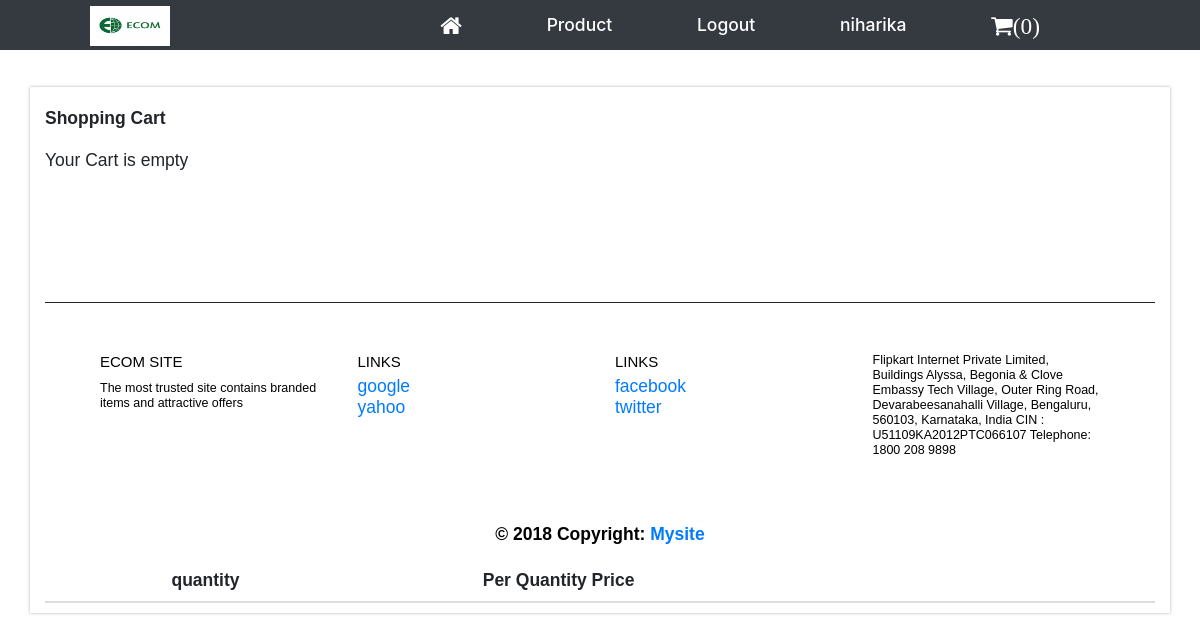
/show_cart/ (signed in), run on an earlier commit of the app's database.
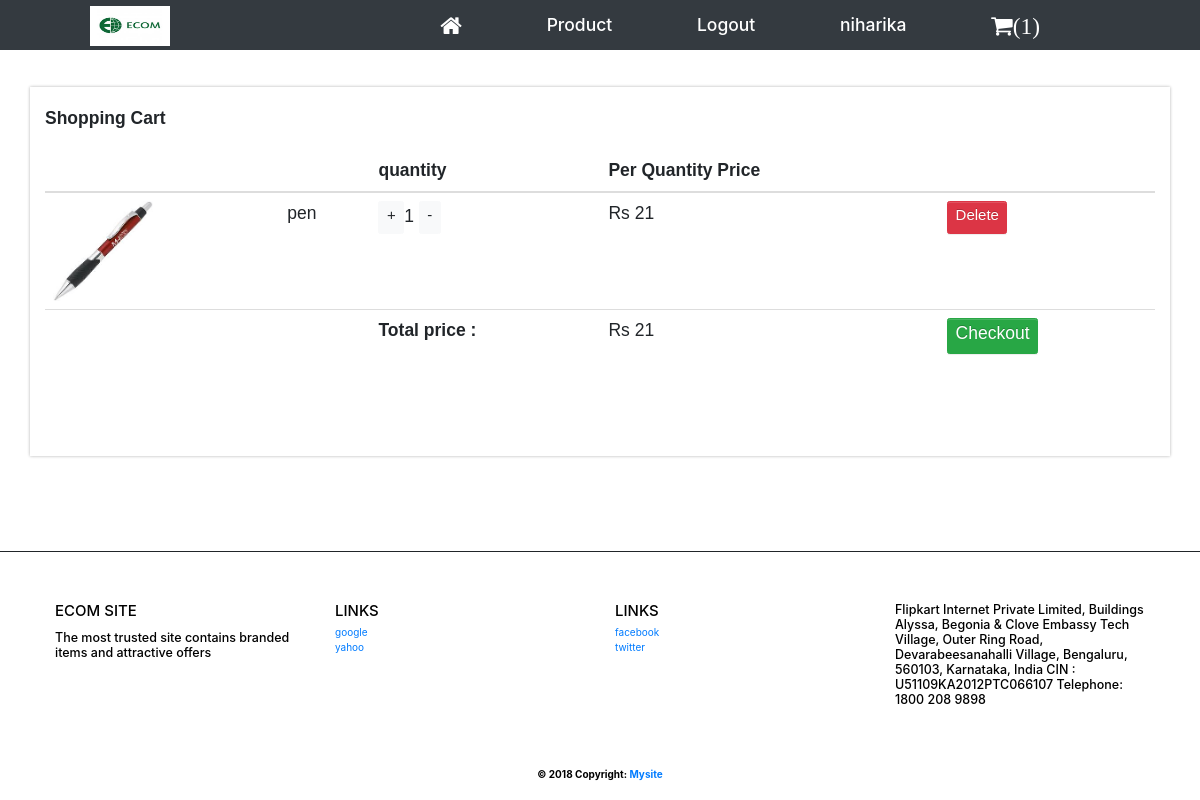
And on a later commit of the database.
### user/models.py (models this page shows, shortened)
class cart(models.Model):
    CHOICES = (('initial', 'int'), ('cod', 'cod'), ('payment_done', 'payment_done'),('delievered', 'delieverd'))
    name = models.ForeignKey(User, on_delete=models.CASCADE)
    item = models.ForeignKey(data, on_delete=models.CASCADE)
    quantity = models.IntegerField(default=1)
    status=models.CharField(max_length=100, choices=CHOICES, default='int')

class data(models.Model):
    vendor_name = models.ForeignKey(User, on_delete=models.CASCADE)
    name = models.CharField(max_length=400)
    price = models.IntegerField()
    img = models.ImageField(upload_to='images/')

### user/views.py (the view)
# urls.py: url(r'^show_cart/$', views.show_cart, name='show_cart'),
@login_required(login_url='user_login')
def show_cart(request, template_name='user/list.html'):
    post = cart.objects.filter(name=request.user,status='int')
    list = {}
    post_count = cart.objects.filter(name=request.user, status='int')
    a = 0
    list['a_count'] = post_count
    for value in list['a_count']:
        a = a + value.quantity
    list['count'] = a
    list['object_list'] = post
    a=0
    for post in list['object_list']:
        a=a+post.item.price*post.quantity
        print(post.id)
    print(a)
    list['total']=a
    return render(request, template_name, list)

### user/templates/user/list.html (shortened to what this page needs)
{% extends "user/product_base.html" %}
 {% block content %}
<div class="container">
    <br><strong>Shopping Cart </strong>
<br><br>
    <table class="table">
          <thead>
      <tr>
        <th></th>
        <th></th>
<th>quantity</th>
        <th>Per Quantity Price</th>
          <th></th>
      </tr>
    </thead>
        <tbody>
         {% if count > 0 %}
        {% for post in object_list %}
        <tr>
            <td ><a href="{% url 'all' post.item.id %}">
                <img src="{{ post.item.img.url }}" style="width:100px; height: 100px;" ></a></td>
            <td >{{post.item.name}}</td>
            <td>
             <a href="{% url 'update_cart' post.id %}" class="btn btn-light"><h4>+</h4></a>{{post.quantity}}
                         <a href="{% url 'decrease_cart' post.id %}" class="btn btn-light"><h4>-</h4></a></td>
                        <td >Rs {{post.item.price}}</td>
            <td><a href="{% url 'delete_cart' post.id %}" class="btn btn-danger"><h4>Delete</h4></a></td>
        </tr>
         {% endfor %}
        <tr>
            <td></td><td><td><strong>Total price :</strong></td>
            <td>Rs {{total}}</td>
            <td><a href="{% url 'order' %}" class="btn btn-success" ><h3>Checkout</h3></a></td></tr>
        </tbody>
</table><br><br><br><br>
{% else %}
    <h3>Your Cart is empty</h3>
{% endif %}
{% endblock %}</div>

### user/templates/user/product_base.html (shortened to what this page needs)
{% load static %}
<!DOCTYPE html>
<html>
  <head>
            <link rel="stylesheet" href="https://maxcdn.bootstrapcdn.com/bootstrap/3.3.4/css/bootstrap.min.css">
<link rel="stylesheet" href="https://maxcdn.bootstrapcdn.com/bootstrap/3.3.4/css/bootstrap-theme.min.css">
    <link rel="stylesheet" href="https://stackpath.bootstrapcdn.com/font-awesome/4.7.0/css/font-awesome.min.css">
</head>
  <body>
    <link rel="stylesheet" href="https://maxcdn.bootstrapcdn.com/bootstrap/3.3.7/css/bootstrap.min.css">
<h3>
      <nav class="navbar-fixed-top bg-dark"  style="width:100%;height:50px ; padding-right:90px;padding-left:90px; Line-height: 50px; ">
        <img src="{% static './user/img/ecom.png' %}" width="80" height="40" >
        <ul>
          <li><a style="text-decoration:none" href="{% url 'index' %}"><i class="fa fa-home fa-lg" aria-hidden="true"></i></a></li>
              <li><a style="text-decoration:none" href="{% url 'show' %}">Product</a></li>
                    {% if user.is_authenticated %}
<li><a style="text-decoration:none" href="{% url 'logout' %}">Logout</a></li>
              <li><a style="text-decoration:none" href="{% url 'list' %}" style="color :black">{{ user.username }}</a></li>
          <li><a style="text-decoration:none" href="{% url 'show_cart' %}"><i class="fa fa-shopping-cart fa-lg " aria-hidden="true">({{count}})</i></a></li>
            {% else %} <li><a style="text-decoration:none" href="{% url 'register' %}">Register</a></li>
           <li><a style="text-decoration:none" href="{% url 'user_login' %}">Login  </a></li>
{% endif %}
    </ul></nav>
   <br><br><br>
<link rel="stylesheet" href="https://maxcdn.bootstrapcdn.com/bootstrap/4.3.1/css/bootstrap.min.css">
 {% block content %}
    {% endblock %}
</h3>
     <br><br><br><br><br><br>
<footer class="page-footer font-small blue pt-4" style="border-top:  1px solid ">
  <div class="nav-link">
  <div class="container-fluid text-center text-md-left">
    <div class="row">
      <div class="col-md-3 mt-md-0 mt-3">
        <h4 class="text-uppercase">ecom site</h4>
        <p><h5>The most trusted site contains branded items and attractive offers</h5></p>
      </div>
      <div class="col-md-3 mb-md-0 mb-3">
        <h4 class="text-uppercase">Links</h4>
        <ul class="list-unstyled">
          <li>
            <a href="#!">google</a>
          </li>
          <li>
            <a href="#!">yahoo</a>
          </li>
        </ul>
      </div>
      <div class="col-md-3 mb-md-0 mb-3">
        <h4 class="text-uppercase">Links</h4>
        <ul class="list-unstyled">
          <li>
            <a href="#!">facebook</a>
          </li>
          <li>
            <a href="#!">twitter</a>
          </li>
        </ul>
      </div>
      <div class="col-md-3 mb-md-0 mb-3">
      <h5>Flipkart Internet Private Limited,
          Buildings Alyssa, Begonia &
        Clove Embassy Tech Village,
        Outer Ring Road, Devarabeesanahalli Village,
        Bengaluru, 560103,
        Karnataka, India
        CIN : U51109KA2012PTC066107
        Telephone: 1800 208 9898</h5>
      </div>
    </div>
  </div>
  <strong><br>
  <div class="footer-copyright text-center py-3">© 2018 Copyright:
    <a href="http://127.0.0.1:8000/user/"> Mysite</a>
  </div></strong></div>
</footer>
  </body>
</html>

What changed in the data, as far as the page shows it:
added cart: item.img (picture), item.name "pen", quantity "1", item.price "21"
Also different on the page:
{{ count }}: "0" → "1"
{{ total }}: (not shown) → "21"
text no longer shown: "Your Cart is empty"
text now shown: "Total price : Rs Checkout"
